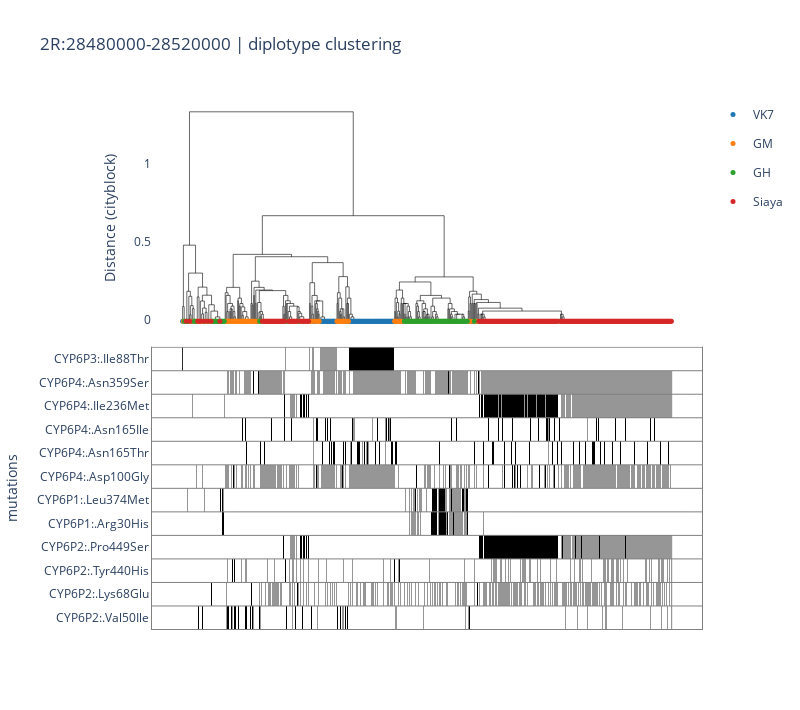

Here is the notebook cell this chart was saved with:
### Code cell
plot_diplotype_clustering(vcf_path=vcf_path, 
                          vcf_annot_path=vcf_annot_path,
                          region=region, 
                          df_samples=df_samples, 
                          distance_metric=distance_metric, 
                          leaf_color=leaf_color,
                          non_synonymous=True, 
                          snp_filter_min_maf=0.05
                          )

### Figure 1 — Plotly figure (JSON) as saved in the notebook; plotly's stock layout.template omitted (floating-point values rounded to 4 significant figures; data arrays with more than 128 entries replaced by an {"elided": "..."} marker saying what was removed)
{"data": [{"hovertemplate": "x=%{x}<br>y=%{y}<extra></extra>", "legendgroup": "", "line": {"color": "black", "dash": "solid", "width": 0.6}, "marker": {"size": 5, "symbol": "circle"}, "mode": "lines", "name": "", "orientation": "v", "showlegend": false, "type": "scatter", "x": {"elided": "2755 float values"}, "xaxis": "x", "y": {"elided": "2755 float values"}, "yaxis": "y"}, {"customdata": {"elided": "96x3 str values"}, "hovertemplate": "<b>%{hovertext}</b><br><br>location=%{customdata[0]}<br>x=%{x}<br>y=%{y}<br>taxon=%{customdata[1]}<br>sample_id=%{customdata[2]}<extra></extra>", "hovertext": ["VK7_alive_31", "VK7_alive_29", "VK7_dead_28_dil", "VK7_dead_04_dil", "VK7_alive_13", "VK7_Negative", "VK7_dead_25", "VK7_alive_27", "VK7_alive_23", "VK7_dead_16_dil", "VK7_alive_09", "VK7_alive_17", "VK7_alive_39", "VK7_dead_31", "VK7_alive_46", "VK7_alive_33", "VK7_dead_40", "VK7_alive_26", "VK7_alive_15", "VK7_alive_24", "VK7_alive_40", "VK7_alive_37", "VK7_dead_28", "VK7_alive_25", "VK7_alive_22", "VK7_dead_21", "VK7_dead_19", "VK7_dead_16", "VK7_dead_15", "VK7_dead_11", "VK7_dead_09", "VK7_dead_07", "VK7_alive_06", "VK7_alive_01", "VK7_alive_04", "VK7_dead_34_dil", "VK7_dead_10", "VK7_dead_41", "VK7_dead_08", "VK7_dead_20", "VK7_alive_47", "VK7_alive_45", "VK7_alive_44", "VK7_alive_43", "VK7_dead_42", "VK7_dead_39", "VK7_dead_38", "VK7_alive_42", "VK7_alive_41", "VK7_alive_38", "VK7_dead_37", "VK7_dead_36", "VK7_dead_35", "VK7_dead_34", "VK7_dead_33", "VK7_alive_36", "VK7_alive_35", "VK7_alive_34", "VK7_alive_32", "VK7_dead_32", "VK7_dead_30", "VK7_dead_29", "VK7_alive_30", "VK7_dead_27", "VK7_dead_26", "VK7_dead_24", "VK7_dead_23", "VK7_alive_20", "VK7_alive_19", "VK7_dead_22", "VK7_dead_18", "VK7_alive_18", "VK7_alive_16", "VK7_alive_14", "VK7_dead_17", "VK7_dead_14", "VK7_alive_12", "VK7_alive_10", "VK7_alive_08", "VK7_alive_07", "VK7_dead_12", "VK7_dead_06", "VK7_dead_05", "VK7_dead_04", "VK7_dead_03", "VK7_dead_01", "VK7_dead_02", "VK7_alive_28", "VK7_alive_21", "VK7_alive_03", "VK7_alive_11", "VK7_alive_05", "VK7_alive_02", "VK7_dead_10_dil", "VK7_dead_22_dil", "VK7_dead_13"], "legendgroup": "VK7", "line": {"color": "black", "width": 0.6}, "marker": {"color": "#1F77B4", "size": 5, "symbol": "circle"}, "mode": "markers", "name": "VK7", "orientation": "v", "showlegend": true, "type": "scatter", "x": [0, 7, 10, 11, 23, 41, 77, 83, 85, 116, 118, 141, 144, 147, 148, 150, 155, 156, 157, 158, 159, 160, 161, 162, 163, 164, 165, 166, 167, 168, 169, 170, 171, 172, 173, 185, 188, 189, 190, 191, 192, 193, 194, 195, 196, 197, 198, 199, 200, 201, 202, 203, 204, 205, 206, 207, 208, 209, 210, 211, 212, 213, 214, 215, 216, 217, 218, 219, 220, 221, 222, 223, 224, 225, 226, 227, 228, 229, 230, 231, 232, 233, 234, 235, 236, 237, 238, 243, 247, 248, 325, 327, 328, 332, 423, 425], "xaxis": "x", "y": [-0.01, -0.01, -0.01, -0.01, -0.01, -0.01, -0.01, -0.01, -0.01, -0.01, -0.01, -0.01, -0.01, -0.01, -0.01, -0.01, -0.01, -0.01, -0.01, -0.01, -0.01, -0.01, -0.01, -0.01, -0.01, -0.01, -0.01, -0.01, -0.01, -0.01, -0.01, -0.01, -0.01, -0.01, -0.01, -0.01, -0.01, -0.01, -0.01, -0.01, -0.01, -0.01, -0.01, -0.01, -0.01, -0.01, -0.01, -0.01, -0.01, -0.01, -0.01, -0.01, -0.01, -0.01, -0.01, -0.01, -0.01, -0.01, -0.01, -0.01, -0.01, -0.01, -0.01, -0.01, -0.01, -0.01, -0.01, -0.01, -0.01, -0.01, -0.01, -0.01, -0.01, -0.01, -0.01, -0.01, -0.01, -0.01, -0.01, -0.01, -0.01, -0.01, -0.01, -0.01, -0.01, -0.01, -0.01, -0.01, -0.01, -0.01, -0.01, -0.01, -0.01, -0.01, -0.01, -0.01], "yaxis": "y"}, {"customdata": {"elided": "96x3 str values"}, "hovertemplate": "<b>%{hovertext}</b><br><br>location=%{customdata[0]}<br>x=%{x}<br>y=%{y}<br>taxon=%{customdata[1]}<br>sample_id=%{customdata[2]}<extra></extra>", "hovertext": ["GM_72", "GM_96", "GM_61", "GM_09", "GM_12", "GM_15", "GM_74", "GM_48", "GM_24", "GM_28", "GM_93", "GM_84", "GM_91", "GM_85", "GM_51", "GM_05", "GM_88", "GM_20", "GM_47", "GM_13", "GM_59", "GM_44", "GM_19", "GM_50", "GM_32", "GM_45", "GM_56", "GM_92", "GM_46", "GM_78", "GM_38", "GM_75", "GM_16", "GM_83", "GM_69", "GM_04", "GM_26", "GM_41", "GM_40", "GM_35", "GM_37", "GM_02", "GM_94", "GM_80", "GM_95", "GM_33", "GM_42", "GM_43", "GM_73", "GM_11", "GM_79", "GM_18", "GM_06", "GM_17", "GM_49", "GM_55", "GM_31", "GM_62", "GM_34", "GM_03", "GM_14", "GM_23", "GM_67", "GM_68", "GM_58", "GM_53", "GM_30", "GM_81", "GM_66", "GM_64", "GM_22", "GM_89", "GM_82", "GM_36", "GM_52", "GM_57", "GM_63", "GM_60", "GM_76", "GM_01", "GM_54", "GM_27", "GM_08", "GM_90", "GM_65", "GM_77", "GM_39", "GM_70", "GM_29", "GM_87", "GM_21", "GM_10", "GM_07", "GM_25", "GM_71", "GM_86"], "legendgroup": "GM", "line": {"color": "black", "width": 0.6}, "marker": {"color": "#FF7F0E", "size": 5, "symbol": "circle"}, "mode": "markers", "name": "GM", "orientation": "v", "showlegend": true, "type": "scatter", "x": [1, 9, 12, 16, 18, 21, 22, 26, 27, 30, 31, 36, 48, 49, 50, 51, 52, 53, 54, 55, 56, 57, 58, 59, 60, 61, 62, 63, 64, 65, 66, 67, 68, 69, 70, 71, 72, 73, 74, 75, 76, 78, 79, 80, 81, 82, 84, 86, 88, 117, 127, 132, 135, 138, 143, 145, 146, 149, 151, 152, 153, 154, 174, 175, 176, 177, 178, 179, 180, 181, 182, 183, 184, 186, 187, 239, 240, 241, 242, 244, 245, 246, 249, 263, 270, 282, 287, 300, 322, 323, 324, 326, 330, 331, 333, 424], "xaxis": "x", "y": [-0.01, -0.01, -0.01, -0.01, -0.01, -0.01, -0.01, -0.01, -0.01, -0.01, -0.01, -0.01, -0.01, -0.01, -0.01, -0.01, -0.01, -0.01, -0.01, -0.01, -0.01, -0.01, -0.01, -0.01, -0.01, -0.01, -0.01, -0.01, -0.01, -0.01, -0.01, -0.01, -0.01, -0.01, -0.01, -0.01, -0.01, -0.01, -0.01, -0.01, -0.01, -0.01, -0.01, -0.01, -0.01, -0.01, -0.01, -0.01, -0.01, -0.01, -0.01, -0.01, -0.01, -0.01, -0.01, -0.01, -0.01, -0.01, -0.01, -0.01, -0.01, -0.01, -0.01, -0.01, -0.01, -0.01, -0.01, -0.01, -0.01, -0.01, -0.01, -0.01, -0.01, -0.01, -0.01, -0.01, -0.01, -0.01, -0.01, -0.01, -0.01, -0.01, -0.01, -0.01, -0.01, -0.01, -0.01, -0.01, -0.01, -0.01, -0.01, -0.01, -0.01, -0.01, -0.01, -0.01], "yaxis": "y"}, {"customdata": {"elided": "96x3 str values"}, "hovertemplate": "<b>%{hovertext}</b><br><br>location=%{customdata[0]}<br>x=%{x}<br>y=%{y}<br>taxon=%{customdata[1]}<br>sample_id=%{customdata[2]}<extra></extra>", "hovertext": ["GH_24", "GH_92", "GH_07", "GH_89", "GH_90", "GH_72", "GH_Negative", "GH_31", "GH_48", "GH_20", "GH_03", "GH_08", "GH_94", "GH_36", "GH_09", "GH_12", "GH_84", "GH_60", "GH_71", "GH_11", "GH_23", "GH_21", "GH_73", "GH_80_low_vol", "GH_62", "GH_37", "GH_56", "GH_10", "GH_25", "GH_52", "GH_02", "GH_45", "GH_64", "GH_65_low_vol", "GH_61", "GH_54", "GH_34", "GH_06", "GH_14", "GH_16", "GH_46", "GH_69", "GH_87", "GH_32", "GH_58", "GH_59", "GH_38", "GH_41", "GH_43", "GH_82", "GH_35", "GH_01", "GH_50", "GH_57", "GH_04", "GH_29", "GH_55", "GH_81", "GH_74", "GH_17", "GH_95", "GH_88", "GH_83", "GH_78", "GH_68", "GH_63", "GH_51", "GH_47", "GH_44", "GH_19", "GH_28", "GH_70", "GH_77", "GH_86", "GH_42", "GH_93", "GH_05", "GH_75", "GH_91", "GH_79", "GH_76", "GH_67", "GH_40_low_vol", "GH_39", "GH_27", "GH_33", "GH_26", "GH_22", "GH_66", "GH_49", "GH_30", "GH_13", "GH_15", "GH_53", "GH_18", "GH_85"], "legendgroup": "GH", "line": {"color": "black", "width": 0.6}, "marker": {"color": "#2CA02C", "size": 5, "symbol": "circle"}, "mode": "markers", "name": "GH", "orientation": "v", "showlegend": true, "type": "scatter", "x": [2, 3, 5, 6, 13, 14, 15, 25, 29, 33, 34, 35, 37, 38, 39, 40, 43, 44, 45, 46, 47, 87, 89, 119, 130, 131, 250, 251, 252, 253, 254, 255, 256, 257, 258, 259, 260, 261, 262, 264, 265, 266, 267, 268, 269, 271, 272, 273, 274, 275, 276, 277, 278, 279, 280, 281, 283, 284, 285, 286, 288, 289, 290, 291, 292, 293, 294, 295, 296, 297, 298, 299, 301, 302, 303, 304, 305, 306, 307, 308, 309, 310, 311, 312, 313, 314, 315, 316, 317, 318, 319, 320, 321, 329, 335, 339], "xaxis": "x", "y": [-0.01, -0.01, -0.01, -0.01, -0.01, -0.01, -0.01, -0.01, -0.01, -0.01, -0.01, -0.01, -0.01, -0.01, -0.01, -0.01, -0.01, -0.01, -0.01, -0.01, -0.01, -0.01, -0.01, -0.01, -0.01, -0.01, -0.01, -0.01, -0.01, -0.01, -0.01, -0.01, -0.01, -0.01, -0.01, -0.01, -0.01, -0.01, -0.01, -0.01, -0.01, -0.01, -0.01, -0.01, -0.01, -0.01, -0.01, -0.01, -0.01, -0.01, -0.01, -0.01, -0.01, -0.01, -0.01, -0.01, -0.01, -0.01, -0.01, -0.01, -0.01, -0.01, -0.01, -0.01, -0.01, -0.01, -0.01, -0.01, -0.01, -0.01, -0.01, -0.01, -0.01, -0.01, -0.01, -0.01, -0.01, -0.01, -0.01, -0.01, -0.01, -0.01, -0.01, -0.01, -0.01, -0.01, -0.01, -0.01, -0.01, -0.01, -0.01, -0.01, -0.01, -0.01, -0.01, -0.01], "yaxis": "y"}, {"customdata": {"elided": "264x3 str values"}, "hovertemplate": "<b>%{hovertext}</b><br><br>location=%{customdata[0]}<br>x=%{x}<br>y=%{y}<br>taxon=%{customdata[1]}<br>sample_id=%{customdata[2]}<extra></extra>", "hovertext": {"elided": "264 str values"}, "legendgroup": "Siaya", "line": {"color": "black", "width": 0.6}, "marker": {"color": "#D62728", "size": 5, "symbol": "circle"}, "mode": "markers", "name": "Siaya", "orientation": "v", "showlegend": true, "type": "scatter", "x": {"elided": "264 int values"}, "xaxis": "x", "y": {"elided": "264 float values"}, "yaxis": "y"}, {"colorscale": [[0, "rgb(255,255,255)"], [0.125, "rgb(240,240,240)"], [0.25, "rgb(217,217,217)"], [0.375, "rgb(189,189,189)"], [0.5, "rgb(150,150,150)"], [0.625, "rgb(115,115,115)"], [0.75, "rgb(82,82,82)"], [0.875, "rgb(37,37,37)"], [1, "rgb(0,0,0)"]], "showlegend": false, "showscale": false, "type": "heatmap", "xaxis": "x2", "y": ["CYP6P2:.Val50Ile", "CYP6P2:.Lys68Glu", "CYP6P2:.Tyr440His", "CYP6P2:.Pro449Ser", "CYP6P1:.Arg30His", "CYP6P1:.Leu374Met", "CYP6P4:.Asp100Gly", "CYP6P4:.Asn165Thr", "CYP6P4:.Asn165Ile", "CYP6P4:.Ile236Met", "CYP6P4:.Asn359Ser", "CYP6P3:.Ile88Thr"], "yaxis": "y2", "z": {"elided": "12x552 int values"}}], "layout": {"height": 710, "hovermode": "closest", "plot_bgcolor": "white", "shapes": [{"line": {"color": "grey", "width": 1}, "type": "line", "x0": 0, "x1": 1, "xref": "x2 domain", "y0": -0.5, "y1": -0.5, "yref": "y2"}, {"line": {"color": "grey", "width": 1}, "type": "line", "x0": 0, "x1": 1, "xref": "x2 domain", "y0": 0.5, "y1": 0.5, "yref": "y2"}, {"line": {"color": "grey", "width": 1}, "type": "line", "x0": 0, "x1": 1, "xref": "x2 domain", "y0": 1.5, "y1": 1.5, "yref": "y2"}, {"line": {"color": "grey", "width": 1}, "type": "line", "x0": 0, "x1": 1, "xref": "x2 domain", "y0": 2.5, "y1": 2.5, "yref": "y2"}, {"line": {"color": "grey", "width": 1}, "type": "line", "x0": 0, "x1": 1, "xref": "x2 domain", "y0": 3.5, "y1": 3.5, "yref": "y2"}, {"line": {"color": "grey", "width": 1}, "type": "line", "x0": 0, "x1": 1, "xref": "x2 domain", "y0": 4.5, "y1": 4.5, "yref": "y2"}, {"line": {"color": "grey", "width": 1}, "type": "line", "x0": 0, "x1": 1, "xref": "x2 domain", "y0": 5.5, "y1": 5.5, "yref": "y2"}, {"line": {"color": "grey", "width": 1}, "type": "line", "x0": 0, "x1": 1, "xref": "x2 domain", "y0": 6.5, "y1": 6.5, "yref": "y2"}, {"line": {"color": "grey", "width": 1}, "type": "line", "x0": 0, "x1": 1, "xref": "x2 domain", "y0": 7.5, "y1": 7.5, "yref": "y2"}, {"line": {"color": "grey", "width": 1}, "type": "line", "x0": 0, "x1": 1, "xref": "x2 domain", "y0": 8.5, "y1": 8.5, "yref": "y2"}, {"line": {"color": "grey", "width": 1}, "type": "line", "x0": 0, "x1": 1, "xref": "x2 domain", "y0": 9.5, "y1": 9.5, "yref": "y2"}, {"line": {"color": "grey", "width": 1}, "type": "line", "x0": 0, "x1": 1, "xref": "x2 domain", "y0": 10.5, "y1": 10.5, "yref": "y2"}, {"line": {"color": "grey", "width": 1}, "type": "line", "x0": 0, "x1": 1, "xref": "x2 domain", "y0": 11.5, "y1": 11.5, "yref": "y2"}], "title": {"text": "2R:28480000-28520000 | diplotype clustering"}, "width": 800, "xaxis": {"anchor": "y", "domain": [0, 1], "matches": "x2", "range": [0, 552], "showticklabels": false, "visible": false}, "xaxis2": {"anchor": "y2", "domain": [0, 1], "linecolor": "grey", "linewidth": 1, "mirror": true, "showline": true, "visible": false}, "yaxis": {"anchor": "x", "domain": [0.5545, 1], "title": {"text": "Distance (cityblock)"}}, "yaxis2": {"anchor": "x2", "domain": [0, 0.5345], "linecolor": "grey", "linewidth": 1, "mirror": true, "showline": true, "title": {"text": "mutations"}}}}
